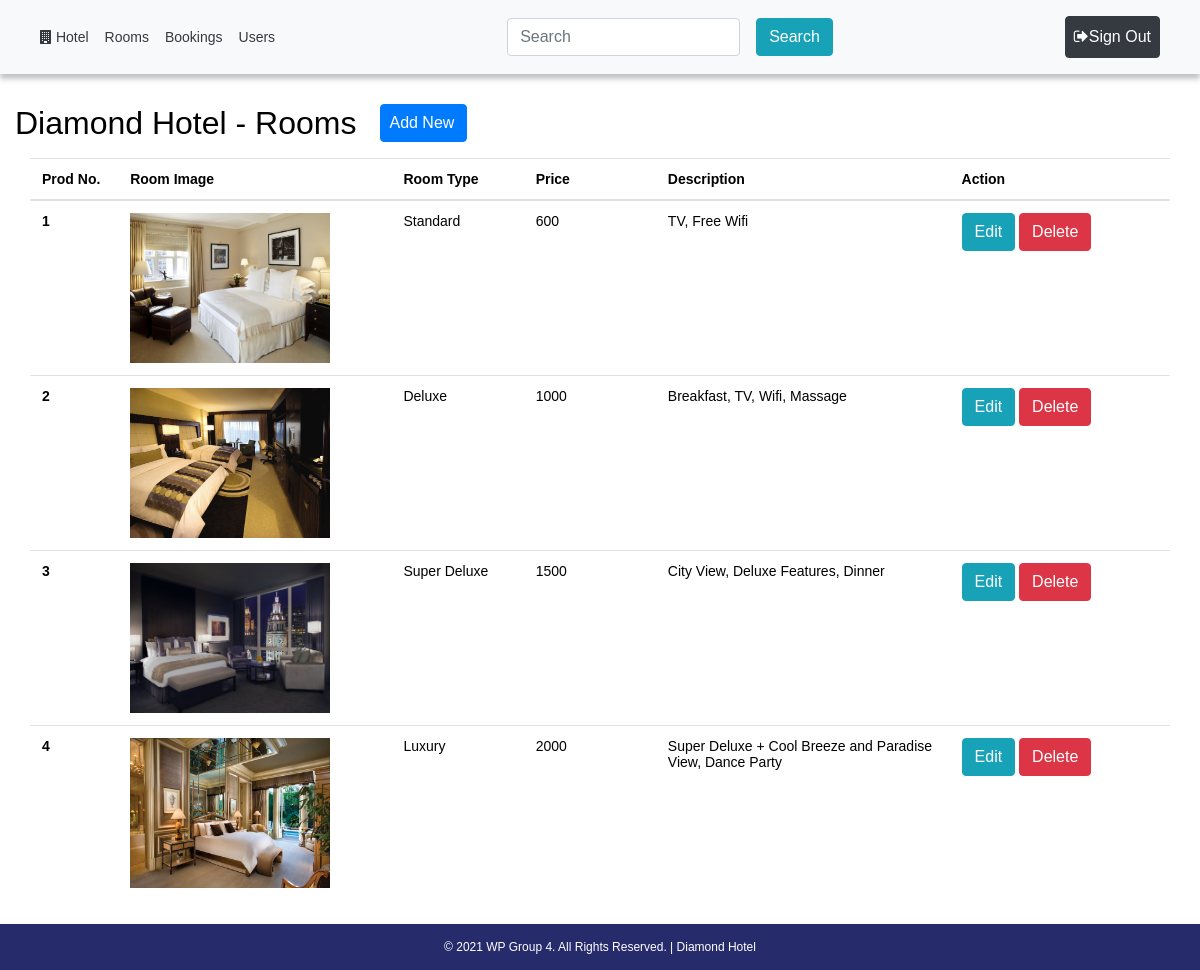
The app's page /components/room/view.php (signed in) with its own data.
### tables this page shows
CREATE TABLE `rooms` (
  `id` int(11) NOT NULL,
  `type` varchar(20) NOT NULL,
  `price` int(11) NOT NULL,
  `description` varchar(100) NOT NULL,
  `image` varchar(20) NOT NULL
);

### components/room/view.php (the view, shortened to what this page needs)
<?php
$path = $_SERVER['DOCUMENT_ROOT'];
$path .= "/hotel/";
require_once($path . 'connect.php');
$ReadSql = "SELECT * FROM `rooms`";
$res = mysqli_query($connection, $ReadSql);
?>
<?php require($path . 'templates/header.php') ?>
	<div class="container-fluid my-4">
		<div class="row my-2">
			<h2>Diamond Hotel - Rooms</h2>
			<a href="add.php"><button type="button" class="btn btn-primary ml-4 pl-2">Add New</button></a>
		</div>
		<table class="table table-responsive">
		<thead>
			<tr>
				<th style="width:6%">Prod No.</th>
				<th style="width:15%">Room Image</th>
				<th style="width:9%">Room Type</th>
				<th style="width:9%">Price</th>
				<th style="width:20%">Description</th>
				<th style="width:15%">Action</th>
			</tr>
		</thead>
		<tbody>
		<?php
		while($r = mysqli_fetch_assoc($res)){
		?>
			<tr>
				<th scope="row"><?php echo $r['id']; ?></th>
				<td><img src="/hotel/img/rooms/<?php echo $r['image']; ?>" style="width:200px;height:150px;"></td>
				<td><?php echo $r['type']; ?></td>
				<td><?php echo $r['price']; ?></td>
				<td><?php echo $r['description']; ?></td>
				<td>
					<a href="update.php?id=<?php echo $r['id']; ?>"><button type="button" class="btn btn-info">Edit</button></a>
					<button type="button" class="btn btn-danger btn-xs" data-toggle="modal" data-target="#myModal<?php echo $r['id']; ?>">Delete</button>
				</td>
			</tr>
		<?php } ?>
		</tbody>
		</table>
	</div>
<?php require($path . 'templates/footer.php') ?>

### css/style.css (style rules this page uses)
* { color: black; }
html, body { height: 100%; }

### templates/header.php (style rules this page uses)
body { font: 14px sans-serif; }

### records on screen
rooms: id "1", image (picture), type "Standard", price "600", description "TV, Free Wifi"
rooms: id "2", image (picture), type "Deluxe", price "1000", description "Breakfast, TV, Wifi, Massage"
rooms: id "3", image (picture), type "Super Deluxe", price "1500", description "City View, Deluxe Features, Dinner"
rooms: id "4", image (picture), type "Luxury", price "2000", description "Super Deluxe + Cool Breeze and Paradise View, Dance Party"
